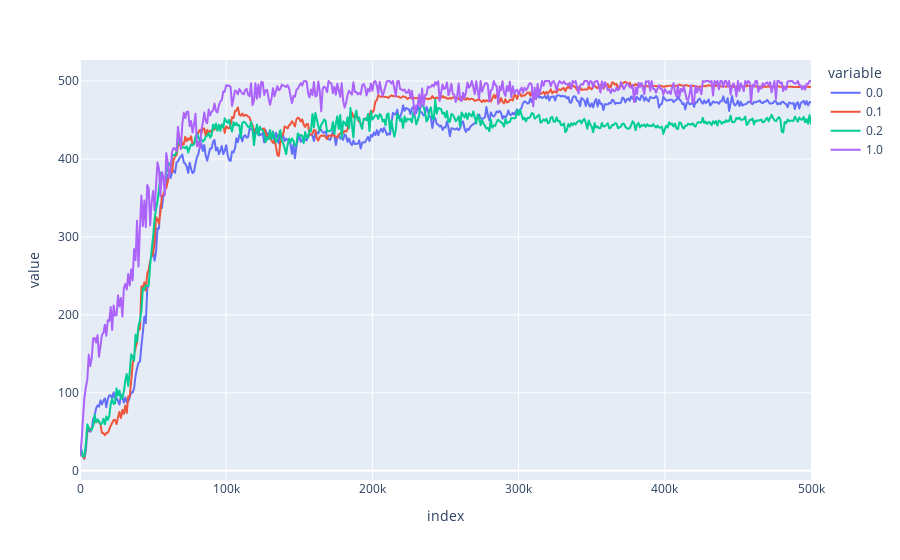

Source (notebook cell):
### Code cell
px.line(return_per_timestep_for_each_lambda[[0,0.1,0.2,1]][::1000])

### Figure 1 — Plotly figure (JSON) as saved in the notebook; plotly's stock layout.template omitted (floating-point values rounded to 4 significant figures; data arrays with more than 128 entries replaced by an {"elided": "..."} marker saying what was removed)
{"data": [{"hovertemplate": "variable=0.0<br>index=%{x}<br>value=%{y}<extra></extra>", "legendgroup": "0.0", "line": {"color": "#636efa", "dash": "solid"}, "marker": {"symbol": "circle"}, "mode": "lines", "name": "0.0", "showlegend": true, "type": "scattergl", "x": {"elided": "501 int values"}, "xaxis": "x", "y": {"elided": "501 float values"}, "yaxis": "y"}, {"hovertemplate": "variable=0.1<br>index=%{x}<br>value=%{y}<extra></extra>", "legendgroup": "0.1", "line": {"color": "#EF553B", "dash": "solid"}, "marker": {"symbol": "circle"}, "mode": "lines", "name": "0.1", "showlegend": true, "type": "scattergl", "x": {"elided": "501 int values"}, "xaxis": "x", "y": {"elided": "501 float values"}, "yaxis": "y"}, {"hovertemplate": "variable=0.2<br>index=%{x}<br>value=%{y}<extra></extra>", "legendgroup": "0.2", "line": {"color": "#00cc96", "dash": "solid"}, "marker": {"symbol": "circle"}, "mode": "lines", "name": "0.2", "showlegend": true, "type": "scattergl", "x": {"elided": "501 int values"}, "xaxis": "x", "y": {"elided": "501 float values"}, "yaxis": "y"}, {"hovertemplate": "variable=1.0<br>index=%{x}<br>value=%{y}<extra></extra>", "legendgroup": "1.0", "line": {"color": "#ab63fa", "dash": "solid"}, "marker": {"symbol": "circle"}, "mode": "lines", "name": "1.0", "showlegend": true, "type": "scattergl", "x": {"elided": "501 int values"}, "xaxis": "x", "y": {"elided": "501 float values"}, "yaxis": "y"}], "layout": {"legend": {"title": {"text": "variable"}, "tracegroupgap": 0}, "margin": {"t": 60}, "xaxis": {"anchor": "y", "domain": [0, 1], "title": {"text": "index"}}, "yaxis": {"anchor": "x", "domain": [0, 1], "title": {"text": "value"}}}}
